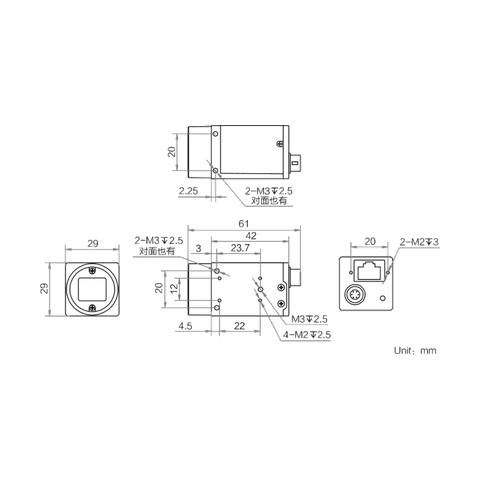
#> input picture data/image_templates/accessory/HK-1200_2.png, 480 x 480 px, given as the content of the folder D:/20261012/知识库数据, which was not available
$ python preprocess_templates.py
#> lines starting #> are read from the running program, lines starting #| are printed output that depends on the picture; after the words box and inside, x2 and y2 are one past the last pixel; in counts of white or black regions, pixels touching at a corner belong together; pictures that were not available may be replaced by others from this repository, and a replacement may not be noted
#> in main, img is the input picture: PIL image 480x480 RGBA; mean R, G, B, A 26.9, 26.9, 26.9, 30
"""
素材预处理工具：把知识库里的设备示意图，统一处理成「可拼图」的模板。

处理步骤：
  1. 白底透明化（保留设备内部的白色，只去掉与边缘相连的背景）
  2. 裁剪到内容边界
  3. 缩放到标准尺寸 + 居中放到透明画布上
  4. 从文件名解析 设备类型/视角/角度/颜色，写 sidecar 元数据

用法：python -X utf8 scripts/preprocess_templates.py [输入目录] [输出目录]
默认：输入 D:/20261012/知识库数据，输出 D:/20261012/data/image_templates
"""
from __future__ import annotations

import json
import re
import sys
from pathlib import Path

from PIL import Image

IMAGE_EXTS = {".png", ".jpg", ".jpeg", ".webp", ".bmp"}

# 设备类型分类（与 src/mv_proposal/device_classify.py 一致）
DEVICE_RULES = [
    (["光源控制器", "频闪"], "accessory"),
    (["相机", "ccd", "cmos", "线扫", "面阵", "线阵"], "camera"),
    (["镜头", "远心", "lens"], "lens"),
    (["工控机", "工控"], "ipc"),
    (["显示器", "plc", "机器人", "机械手"], "output"),
    (["光源", "环形光", "条形光", "面光", "背光", "同轴", "线光", "隧道光", "圆顶", "点光", "无影", "照明", "打光"], "light_source"),
    (["滤镜", "偏振", "传感器", "编码器", "支架"], "accessory"),
]


def classify(name: str) -> str:
    blob = name.lower()
    for kws, dtype in DEVICE_RULES:
        for kw in kws:
            if kw.lower() in blob:
                return dtype
    return "accessory"


def extract_meta(stem: str, dtype: str) -> dict:
    """从文件名解析视角/角度/颜色。"""
    view = ""
    for v in ["正视图", "仰视图", "侧视图", "测视图", "俯视图"]:
        if v in stem:
            view = v.replace("测视图", "侧视图")
            break
    angle = ""
    m = re.search(r"(\d+)\s*°", stem)
    if m:
        angle = f"{m.group(1)}°"
    color = ""
    m = re.search(r"(白|红|蓝|绿|紫|橙|紫外|红外)", stem)
    if m:
        color = m.group(1)
    return {"device_type": dtype, "view": view, "angle": angle, "color": color}


def remove_white_background(img: Image.Image, threshold: int = 238) -> Image.Image:
    """把与边缘相连的白色背景设为透明，保留设备内部的白色。"""
#> called with threshold = 238
    import numpy as np
    arr = np.array(img.convert("RGBA"))
    h, w = arr.shape[:2]
#> h = 480; w = 480
    is_bg = (arr[:, :, 0] >= threshold) & (arr[:, :, 1] >= threshold) & (arr[:, :, 2] >= threshold)
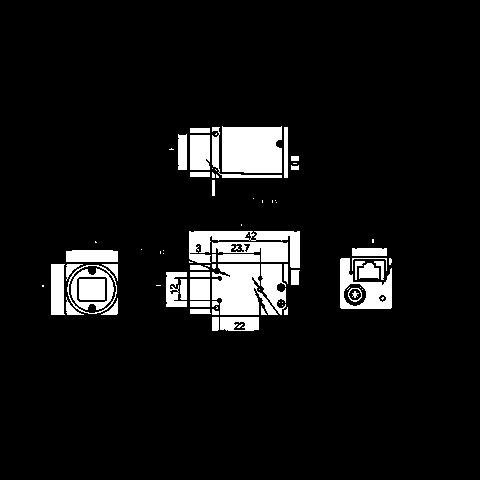
#> is_bg: shape (480, 480) bool; 7.9% white; 85 white regions (37 under 20 px), largest, box (x1, y1, x2, y2) and area: (222, 126, 282, 173) 2699, (212, 264, 278, 315) 2248, (189, 231, 300, 268) 1619

    visited = np.zeros((h, w), dtype=bool)
    stack = []
    # 从四边出发 flood fill
    for i in range(h):
        for j in (0, w - 1):
            if is_bg[i, j] and not visited[i, j]:
                visited[i, j] = True
                stack.append((i, j))
#> visited: shape (480, 480) bool; every value is 0
#> after the loop, stack = []
    for j in range(w):
        for i in (0, h - 1):
            if is_bg[i, j] and not visited[i, j]:
                visited[i, j] = True
                stack.append((i, j))
    while stack:
        i, j = stack.pop()
        for di, dj in ((-1, 0), (1, 0), (0, -1), (0, 1)):
            ni, nj = i + di, j + dj
            if 0 <= ni < h and 0 <= nj < w and not visited[ni, nj] and is_bg[ni, nj]:
                visited[ni, nj] = True
                stack.append((ni, nj))
    arr[visited, 3] = 0
    return Image.fromarray(arr)


def normalize(img: Image.Image, max_size: int = 400, canvas: int = 480) -> Image.Image:
    """裁剪到内容 + 缩放 + 居中放到透明画布。"""
#> called with max_size = 400, canvas = 480
    bbox = img.getbbox()
#> bbox = (40, 125, 440, 355)
    if bbox:
        img = img.crop(bbox)
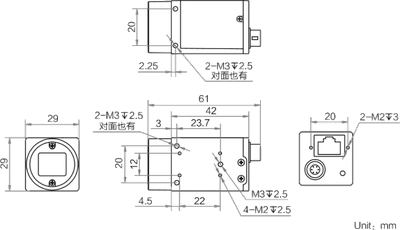
#> img: PIL image 400x230 RGBA; mean R, G, B, A 67.3, 67.3, 67.3, 75.2; transparent parts drawn white
    img.thumbnail((max_size, max_size), Image.LANCZOS)
    out = Image.new("RGBA", (canvas, canvas), (0, 0, 0, 0))
#> out: PIL image 480x480 RGBA; every value is 0
    x = (canvas - img.width) // 2
#> x = 40
    y = (canvas - img.height) // 2
#> y = 125
    out.paste(img, (x, y), img)
    return out


def main(argv: list[str] | None = None) -> None:
    src = Path(sys.argv[1]) if len(sys.argv) > 1 else Path("D:/20261012/知识库数据")
    dst = Path(sys.argv[2]) if len(sys.argv) > 2 else Path("D:/20261012/data/image_templates")
    dst.mkdir(parents=True, exist_ok=True)

    count = 0
    manifest = []
    for f in sorted(src.rglob("*")):
        if not f.is_file() or f.suffix.lower() not in IMAGE_EXTS or f.name.startswith(("_", "~$")):
            continue
        try:
            img = Image.open(f)
            transparent = remove_white_background(img)
            normalized = normalize(transparent)
        except Exception as e:
            print(f"  跳过 {f.name}: {e}")
            continue

        # 设备类型：优先读同名 sidecar JSON 的 device_type，否则按文件名分类
        dtype = None
        sidecar = f.with_suffix(".json")
        if sidecar.exists():
            try:
                dtype = json.loads(sidecar.read_text(encoding="utf-8")).get("device_type")
            except Exception:
                dtype = None
        dtype = dtype or classify(f.stem)
        meta = extract_meta(f.stem, dtype)
        meta["source"] = str(f)
        out_dir = dst / dtype
        out_dir.mkdir(parents=True, exist_ok=True)
        out_png = out_dir / f"{f.stem}.png"
        normalized.save(out_png)
        (out_dir / f"{f.stem}.json").write_text(
            json.dumps(meta, ensure_ascii=False, indent=2), encoding="utf-8")
        manifest.append({"file": str(out_png.relative_to(dst)).replace("\\", "/"), **meta})
        count += 1

    (dst / "manifest.json").write_text(
        json.dumps(manifest, ensure_ascii=False, indent=2), encoding="utf-8")
    print(f"预处理完成：{count} 张模板 -> {dst}")
    print(f"清单：{dst / 'manifest.json'}")


if __name__ == "__main__":
    main()

$ run again, on data/image_templates/accessory/HK-2500_4.png
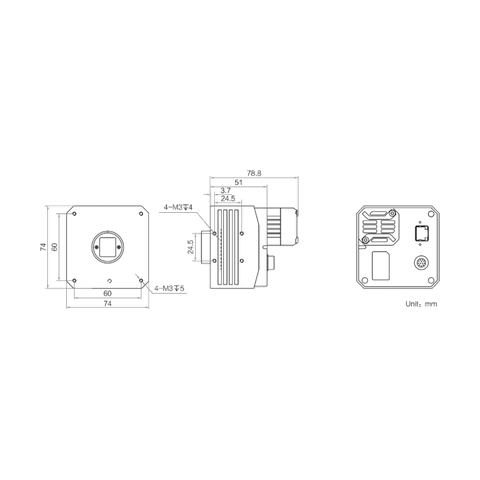
#> input picture data/image_templates/accessory/HK-2500_4.png, 480 x 480 px, given as the content of the folder ../data/image_templates/accessory/HK-2500_4.png, which was not available
#> in main, img is the input picture: PIL image 480x480 RGBA; mean R, G, B, A 26.8, 26.8, 26.8, 29.2
#> in remove_white_background, `is_bg = (arr[:, :, 0] >= threshold) & (arr[:, :, 1] >= threshold) & (a..`:
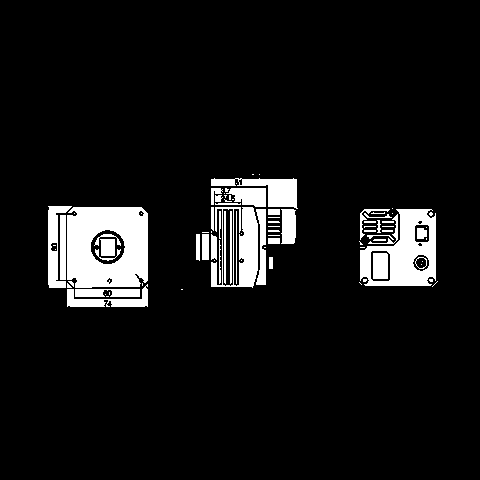
#> is_bg: shape (480, 480) bool; 8.1% white; 89 white regions (45 under 20 px), largest, box (x1, y1, x2, y2) and area: (67, 207, 148, 288) 5372, (360, 209, 436, 286) 3205, (211, 207, 258, 288) 1806
#> bbox = (40, 170, 440, 309)
#> in normalize, `img = img.crop(bbox)`:
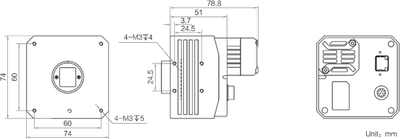
#> img: PIL image 400x139 RGBA; mean R, G, B, A 111.2, 111.2, 111.2, 120.8; transparent parts drawn white

$ run again, on data/image_templates/accessory/HK-500_2.png
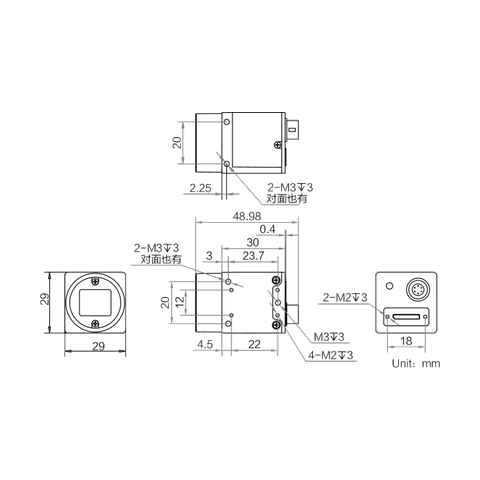
#> input picture data/image_templates/accessory/HK-500_2.png, 480 x 480 px, given as the content of the folder ../data/image_templates/accessory/HK-500_2.png, which was not available
#> in main, img is the input picture: PIL image 480x480 RGBA; mean R, G, B, A 31.8, 31.8, 31.8, 36
#> in remove_white_background, `is_bg = (arr[:, :, 0] >= threshold) & (arr[:, :, 1] >= threshold) & (a..`:
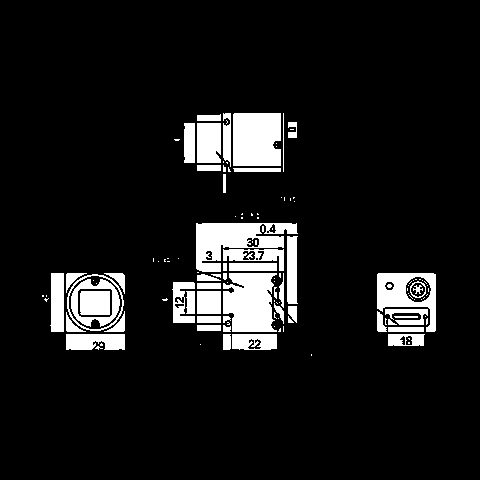
#> is_bg: shape (480, 480) bool; 9.6% white; 128 white regions (76 under 20 px), largest, box (x1, y1, x2, y2) and area: (196, 223, 298, 272) 2592, (223, 273, 277, 332) 2587, (233, 113, 281, 166) 2487
#> bbox = (40, 112, 440, 368)
#> in normalize, `img = img.crop(bbox)`:
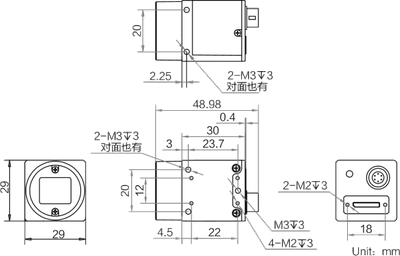
#> img: PIL image 400x256 RGBA; mean R, G, B, A 71.5, 71.5, 71.5, 81; transparent parts drawn white

$ run again, on data/image_templates/accessory/HK-500_4.png
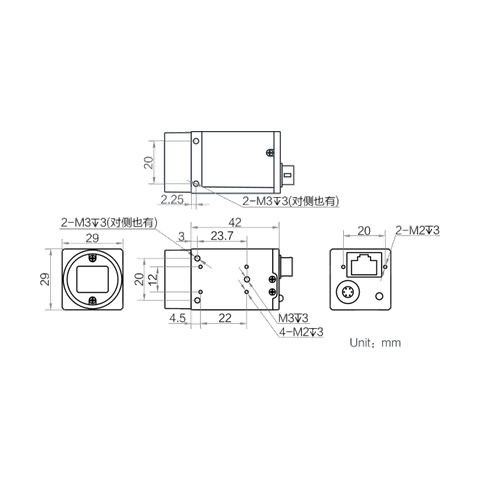
#> input picture data/image_templates/accessory/HK-500_4.png, 480 x 480 px, given as the content of the folder ../data/image_templates/accessory/HK-500_4.png, which was not available
#> in main, img is the input picture: PIL image 480x480 RGBA; mean R, G, B, A 30.1, 30.1, 30.1, 34.4
#> in remove_white_background, `is_bg = (arr[:, :, 0] >= threshold) & (arr[:, :, 1] >= threshold) & (a..`:
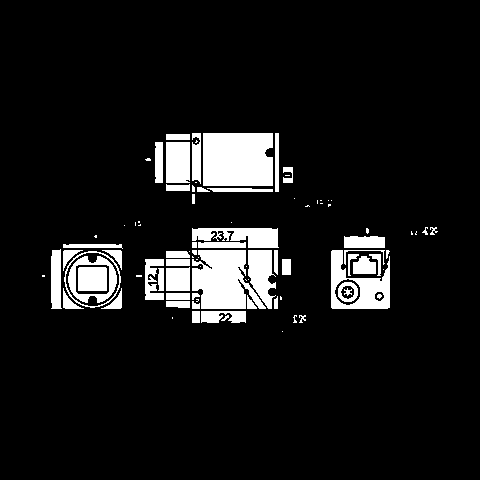
#> is_bg: shape (480, 480) bool; 9.2% white; 93 white regions (39 under 20 px), largest, box (x1, y1, x2, y2) and area: (203, 133, 273, 186) 3650, (192, 250, 266, 309) 2953, (331, 250, 390, 309) 1691
#> bbox = (40, 131, 440, 348)
#> in normalize, `img = img.crop(bbox)`:
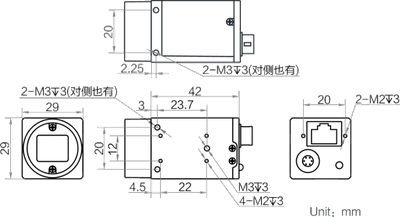
#> img: PIL image 400x217 RGBA; mean R, G, B, A 79.8, 79.9, 80, 91.4; transparent parts drawn white
